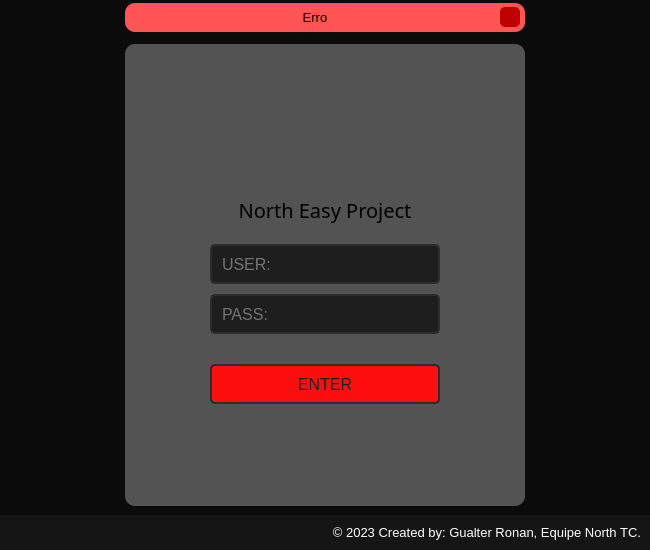
<?xml version="1.0" encoding="UTF-8"?>
<ui version="4.0">
 <class>MainWindow</class>
 <widget class="QMainWindow" name="MainWindow">
  <property name="geometry">
   <rect>
    <x>0</x>
    <y>0</y>
    <width>650</width>
    <height>550</height>
   </rect>
  </property>
  <property name="minimumSize">
   <size>
    <width>650</width>
    <height>550</height>
   </size>
  </property>
  <property name="windowTitle">
   <string>Easy Project Login</string>
  </property>
  <property name="windowIcon">
   <iconset resource="file_rcs.qrc">
    <normaloff>:/north/imagens/icon-north.png</normaloff>:/north/imagens/icon-north.png</iconset>
  </property>
  <property name="styleSheet">
   <string notr="true">background-color: rgb(11, 11, 11);</string>
  </property>
  <widget class="QWidget" name="centralwidget">
   <property name="enabled">
    <bool>true</bool>
   </property>
   <layout class="QVBoxLayout" name="verticalLayout">
    <property name="spacing">
     <number>0</number>
    </property>
    <property name="leftMargin">
     <number>0</number>
    </property>
    <property name="topMargin">
     <number>0</number>
    </property>
    <property name="rightMargin">
     <number>0</number>
    </property>
    <property name="bottomMargin">
     <number>0</number>
    </property>
    <item>
     <widget class="QFrame" name="top_bar">
      <property name="maximumSize">
       <size>
        <width>16777215</width>
        <height>35</height>
       </size>
      </property>
      <property name="styleSheet">
       <string notr="true">background-color: rgb(11, 11, 11);</string>
      </property>
      <property name="frameShape">
       <enum>QFrame::NoFrame</enum>
      </property>
      <property name="frameShadow">
       <enum>QFrame::Raised</enum>
      </property>
      <layout class="QHBoxLayout" name="horizontalLayout_2">
       <property name="spacing">
        <number>0</number>
       </property>
       <property name="leftMargin">
        <number>0</number>
       </property>
       <property name="topMargin">
        <number>3</number>
       </property>
       <property name="rightMargin">
        <number>0</number>
       </property>
       <property name="bottomMargin">
        <number>3</number>
       </property>
       <item>
        <widget class="QFrame" name="frame_erro">
         <property name="maximumSize">
          <size>
           <width>400</width>
           <height>16777215</height>
          </size>
         </property>
         <property name="styleSheet">
          <string notr="true">background-color: rgb(255, 84, 84);
border-radius: 10px;</string>
         </property>
         <property name="frameShape">
          <enum>QFrame::NoFrame</enum>
         </property>
         <property name="frameShadow">
          <enum>QFrame::Raised</enum>
         </property>
         <layout class="QHBoxLayout" name="horizontalLayout_3">
          <property name="spacing">
           <number>0</number>
          </property>
          <property name="leftMargin">
           <number>5</number>
          </property>
          <property name="topMargin">
           <number>0</number>
          </property>
          <property name="rightMargin">
           <number>5</number>
          </property>
          <property name="bottomMargin">
           <number>0</number>
          </property>
          <item>
           <widget class="QLabel" name="label_erro">
            <property name="font">
             <font>
              <family>Segoe UI</family>
              <pointsize>10</pointsize>
             </font>
            </property>
            <property name="text">
             <string>Erro</string>
            </property>
            <property name="alignment">
             <set>Qt::AlignCenter</set>
            </property>
           </widget>
          </item>
          <item>
           <widget class="QPushButton" name="bt_cl_popup">
            <property name="maximumSize">
             <size>
              <width>20</width>
              <height>20</height>
             </size>
            </property>
            <property name="cursor">
             <cursorShape>PointingHandCursor</cursorShape>
            </property>
            <property name="styleSheet">
             <string notr="true">QPushButton {
	border-radius: 5px;
	background-image: url(:/close_img/imagens/cil-x.png);
	background-position: center;
	background-color: rgb(190, 0, 0);
}
QPushButton:hover{
	color: rgb(255, 255, 255);
	background-color: rgb(165, 0, 0);
}
QPushButton:pressed {
	color: rgb(255, 255, 255);
	background-color: rgb(190, 0, 0);
}</string>
            </property>
            <property name="text">
             <string/>
            </property>
           </widget>
          </item>
         </layout>
        </widget>
       </item>
      </layout>
     </widget>
    </item>
    <item>
     <widget class="QFrame" name="content">
      <property name="styleSheet">
       <string notr="true"/>
      </property>
      <property name="frameShape">
       <enum>QFrame::NoFrame</enum>
      </property>
      <property name="frameShadow">
       <enum>QFrame::Raised</enum>
      </property>
      <layout class="QHBoxLayout" name="horizontalLayout">
       <item>
        <widget class="QFrame" name="login_area">
         <property name="maximumSize">
          <size>
           <width>400</width>
           <height>500</height>
          </size>
         </property>
         <property name="styleSheet">
          <string notr="true">background-color: rgb(83, 83, 83);
border-radius: 10px;</string>
         </property>
         <property name="frameShape">
          <enum>QFrame::NoFrame</enum>
         </property>
         <property name="frameShadow">
          <enum>QFrame::Raised</enum>
         </property>
         <widget class="QFrame" name="frame_icon">
          <property name="geometry">
           <rect>
            <x>155</x>
            <y>35</y>
            <width>90</width>
            <height>100</height>
           </rect>
          </property>
          <property name="styleSheet">
           <string notr="true">background-image: url(:/north/imagens/icon-north.png);
background-repeat: no-repeat;
background-position: center;</string>
          </property>
          <property name="frameShape">
           <enum>QFrame::StyledPanel</enum>
          </property>
          <property name="frameShadow">
           <enum>QFrame::Raised</enum>
          </property>
         </widget>
         <widget class="QLineEdit" name="line_user">
          <property name="geometry">
           <rect>
            <x>85</x>
            <y>200</y>
            <width>230</width>
            <height>40</height>
           </rect>
          </property>
          <property name="font">
           <font>
            <family>Segoe UI</family>
            <pointsize>12</pointsize>
           </font>
          </property>
          <property name="styleSheet">
           <string notr="true">QLineEdit {
	border: 2px solid rgb(45, 45, 45);
	border-radius: 5px;
	background-color: rgb(30, 30, 30);
	color: rgb(200, 200, 200);
	padding: 8px;
}
QLineEdit:hover {
	border: 2px solid rgb(200, 200, 200);
	color: rgb(200, 200, 200);
}
QLineEdit:focus {
	border: 2px solid rgb(254, 14, 15);
	color: rgb(200, 200, 200);
}
</string>
          </property>
          <property name="maxLength">
           <number>12</number>
          </property>
          <property name="placeholderText">
           <string>USER:</string>
          </property>
         </widget>
         <widget class="QLineEdit" name="line_pass">
          <property name="geometry">
           <rect>
            <x>85</x>
            <y>250</y>
            <width>230</width>
            <height>40</height>
           </rect>
          </property>
          <property name="font">
           <font>
            <family>Segoe UI</family>
            <pointsize>12</pointsize>
           </font>
          </property>
          <property name="styleSheet">
           <string notr="true">QLineEdit {
	border: 2px solid rgb(45, 45, 45);
	border-radius: 5px;
	background-color: rgb(30, 30, 30);
	color: rgb(200, 200, 200);
	padding: 8px;
}
QLineEdit:hover {
	border: 2px solid rgb(200, 200, 200);
	color: rgb(200, 200, 200);
}
QLineEdit:focus {
	border: 2px solid rgb(254, 14, 15);
	color: rgb(200, 200, 200);
}
</string>
          </property>
          <property name="maxLength">
           <number>12</number>
          </property>
          <property name="echoMode">
           <enum>QLineEdit::Password</enum>
          </property>
          <property name="placeholderText">
           <string>PASS:</string>
          </property>
         </widget>
         <widget class="QLabel" name="label">
          <property name="geometry">
           <rect>
            <x>100</x>
            <y>150</y>
            <width>200</width>
            <height>31</height>
           </rect>
          </property>
          <property name="font">
           <font>
            <family>Calibri Light</family>
            <pointsize>15</pointsize>
           </font>
          </property>
          <property name="text">
           <string>North Easy Project</string>
          </property>
          <property name="alignment">
           <set>Qt::AlignCenter</set>
          </property>
         </widget>
         <widget class="QPushButton" name="bt_enter_login">
          <property name="geometry">
           <rect>
            <x>85</x>
            <y>320</y>
            <width>230</width>
            <height>40</height>
           </rect>
          </property>
          <property name="font">
           <font>
            <family>Segoe UI</family>
            <pointsize>12</pointsize>
           </font>
          </property>
          <property name="styleSheet">
           <string notr="true">QPushButton {
	border: 2px solid rgb(45, 45, 45);
	border-radius: 5px;
	background-color: rgb(254, 14, 15);
	color: rgb(30, 30, 30);
	padding: 8px;
}
QPushButton:hover {
	border: 2px solid rgb(200, 200, 200);
	color: rgb(200, 200, 200);
}
QPushButton:pressed {
	border: 2px solid rgb(45, 45, 45);
	color: rgb(30, 30, 30);
}</string>
          </property>
          <property name="text">
           <string>ENTER</string>
          </property>
         </widget>
        </widget>
       </item>
      </layout>
     </widget>
    </item>
    <item>
     <widget class="QFrame" name="bottom">
      <property name="maximumSize">
       <size>
        <width>16777215</width>
        <height>35</height>
       </size>
      </property>
      <property name="styleSheet">
       <string notr="true">background-color: rgb(21, 21, 21);</string>
      </property>
      <property name="frameShape">
       <enum>QFrame::NoFrame</enum>
      </property>
      <property name="frameShadow">
       <enum>QFrame::Raised</enum>
      </property>
      <layout class="QVBoxLayout" name="verticalLayout_2">
       <item>
        <widget class="QLabel" name="label_credits">
         <property name="font">
          <font>
           <pointsize>10</pointsize>
          </font>
         </property>
         <property name="styleSheet">
          <string notr="true">color: rgb(255, 255, 255);</string>
         </property>
         <property name="text">
          <string>© 2023 Created by: Gualter Ronan, Equipe North TC.</string>
         </property>
         <property name="alignment">
          <set>Qt::AlignRight|Qt::AlignTrailing|Qt::AlignVCenter</set>
         </property>
        </widget>
       </item>
      </layout>
     </widget>
    </item>
   </layout>
  </widget>
 </widget>
 <resources>
  <include location="file_rcs.qrc"/>
 </resources>
 <connections/>
</ui>
